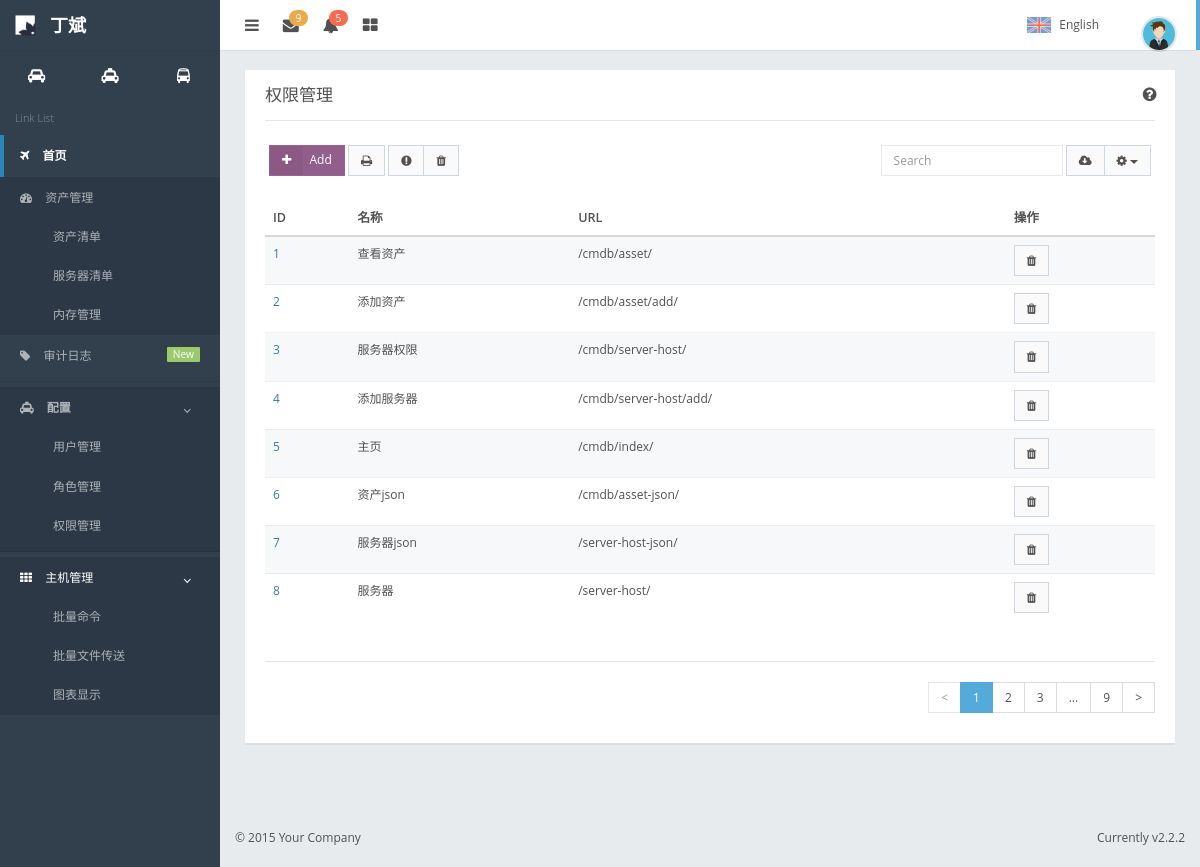
The app's page /rbac/access-list/ with its own data.
### rbac/models.py (models this page shows, shortened)
class PermisionUrl(models.Model):
    title = models.CharField(max_length=32)
    url = models.CharField(max_length=32)
    class Meta:
        verbose_name_plural = "url权限表"

### rbac/views.py (the view)
# urls.py: re_path('^access-list/delete/(\d+)$',views.accdelete,name='access-delete'),
def access(request):
    access_obj = models.PermisionUrl.objects.all()
    return render(request, 'rbac/access-list.html', {'access_obj': access_obj})

### templates/rbac/access-list.html (shortened to what this page needs)
{% extends 'index.html' %}
{% block page-content %}
    <div class="panel">
        <div class="panel-heading">
            <div class="panel-control">
                <a class="fa fa-question-circle fa-lg fa-fw unselectable add-tooltip" href="#"
                   data-original-title="<h4 class='text-thin'>Information</h4><p style='width:150px'>This is an information bubble to help the user.</p>"
                   data-html="true" title=""></a>
            </div>
            <h3 class="panel-title">权限管理</h3>
        </div>
        <div class="panel-body">
            <div class="pad-btm form-inline">
                <div class="row">
                    <div class="col-sm-6 table-toolbar-left">
                        <button class="btn btn-purple btn-labeled fa fa-plus" id="demo-bootbox-zoom" data-toggle="modal" data-target="#exampleModal"
                    data-whatever="">Add</button>
                        <button class="btn btn-default"><i class="fa fa-print"></i></button>
                        <div class="btn-group">
                            <button class="btn btn-default"><i class="fa fa-exclamation-circle"></i></button>
                            <button class="btn btn-default"><i class="fa fa-trash"></i></button>
                        </div>
                    </div>
                    <div class="col-sm-6 table-toolbar-right">
                        <div class="form-group">
                            <input type="text" autocomplete="off" class="form-control" placeholder="Search"
                                   id="demo-input-search2">
                        </div>
                        <div class="btn-group">
                            <button class="btn btn-default"><i class="fa fa fa-cloud-download"></i></button>
                            <div class="btn-group">
                                <button class="btn btn-default dropdown-toggle" data-toggle="dropdown">
                                    <i class="fa fa-cog"></i>
                                    <span class="caret"></span>
                                </button>
                            </div>
                        </div>
                    </div>
                </div>
            </div>
            <div class="table-responsive">
                <table class="table table-striped">
                    <thead>
                    <tr>
                        <th>ID</th>
                        <th>名称</th>
                        <th>URL</th>
                        <th>操作</th>
                    </tr>
                    </thead>
                    <tbody>
                    {% for list in access_obj %}
                        <tr>
                            <td><a href="#" class="btn-link" name="id"> {{ list.id}}</a></td>
                            <td>{{ list.title }}</td>
                            <td>{{ list.url }}</td>
                            <td><a href="{% url "access-delete" list.id %}"><button  class="btn btn-default"><i class="fa fa-trash"></i></button></a></td>
                        </tr>
                    {% endfor %}
                    </tbody>
                </table>
            </div>
            <hr>
            <div class="pull-right">
                <ul class="pagination text-nowrap mar-no">
                    <li class="page-pre disabled">
                        <a href="#">&lt;</a>
                    </li>
                    <li class="page-number active">
                        <span>1</span>
                    </li>
                    <li class="page-number">
                        <a href="#">2</a>
                    </li>
                    <li class="page-number">
                        <a href="#">3</a>
                    </li>
                    <li>
                        <span>...</span>
                    </li>
                    <li class="page-number">
                        <a href="#">9</a>
                    </li>
                    <li class="page-next">
                        <a href="#">&gt;</a>
                    </li>
                </ul>
            </div>
        </div>
    </div>
{% endblock %}

### records on screen
PermisionUrl: id "1", title "查看资产", url "/cmdb/asset/"
PermisionUrl: id "2", title "添加资产", url "/cmdb/asset/add/"
PermisionUrl: id "3", title "服务器权限", url "/cmdb/server-host/"
PermisionUrl: id "4", title "添加服务器", url "/cmdb/server-host/add/"
PermisionUrl: id "5", title "主页", url "/cmdb/index/"
PermisionUrl: id "6", title "资产json", url "/cmdb/asset-json/"
PermisionUrl: id "7", title "服务器json", url "/server-host-json/"
PermisionUrl: id "8", title "服务器", url "/server-host/"
